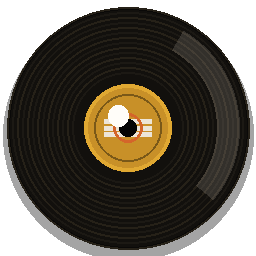
#> input picture assets/crate-digger-256.png, 256 x 256 px
$ python -i artwork.py   (imports and definitions only)
#> lines starting #> are read from the running program, lines starting #| are printed output that depends on the picture
#> further down, picture is the input picture: PIL image 256x256 RGBA; mean R, G, B, A 34.7, 28.4, 17.5, 183.8
"""
core/artwork.py
──────────────────────────────────────────────────────────────────────
Crate Digger — Artwork Fetcher & Processor

Fetches the highest-resolution YouTube thumbnail, normalizes it to a
perfect 1:1 square, and returns an in-memory JPEG buffer ready for
`core.metadata` to embed into the .m4a `covr` atom.

Design contract:
  • Never raise unhandled exceptions to the caller — always either
    return bytes or raise a typed ArtworkError subclass.
  • Never transcode or resize *up*. Center-crop preserves pixels;
    scaling down is only done when the source exceeds the embed cap.
  • Pure in-memory pipeline. No temp files, no disk writes. The
    pipeline orchestrator decides whether to persist the bytes.
  • Handles every edge case the YouTube thumbnail API throws at us:
    black bars, letterboxing, already-square maxres, RGBA PNGs,
    palette images, broken CDN responses, truncated streams.

This module has zero ties to `ui/` and zero awareness of yt-dlp —
it takes a URL (or raw bytes) and returns bytes. That's it.
"""
from __future__ import annotations

import io
import logging
from dataclasses import dataclass
from typing import Optional

import requests
from PIL import Image, ImageFile, UnidentifiedImageError

# YouTube's CDN occasionally serves thumbnails with a trailing byte
# that Pillow considers "truncated." Rather than fail on a perfectly
# good 99.9%-complete JPEG, we let Pillow finish the decode. This is
# the standard Pillow idiom for dealing with real-world web imagery.
ImageFile.LOAD_TRUNCATED_IMAGES = True


# ─── Public types ────────────────────────────────────────────────────

@dataclass(slots=True, frozen=True)
class ArtworkResult:
    """
    Everything `core.metadata` needs to embed the cover. `data` is a
    JPEG byte buffer — always JPEG, always square, always <= max_size
    on each side.
    """
    data: bytes
    width: int
    height: int
    source_url: Optional[str]       # None if built from raw input bytes
    was_cropped: bool               # True if source wasn't already square
    was_downscaled: bool            # True if source exceeded max_size


# ─── Public exceptions ───────────────────────────────────────────────

class ArtworkError(Exception):
    """Base class for all errors surfaced by the artwork module."""


class ArtworkFetchError(ArtworkError):
    """HTTP/network failure fetching the thumbnail URL."""


class ArtworkDecodeError(ArtworkError):
    """Bytes were fetched but could not be decoded as an image."""


class ArtworkProcessingError(ArtworkError):
    """Image decoded but processing (crop/convert/encode) failed."""


# ─── Tunables ────────────────────────────────────────────────────────

# YouTube's documented thumbnail ladder, from best to worst. `maxresdefault`
# is only populated for videos above a minimum source resolution; the
# others are always available. We try them in order when a high-res URL
# 404s (common for older uploads / unlisted videos).
_YT_THUMB_LADDER: tuple[str, ...] = (
    "maxresdefault.jpg",
    "sddefault.jpg",
    "hqdefault.jpg",
    "mqdefault.jpg",
    "default.jpg",
)

# Cover art spec sanity caps. Apple MP4 `covr` atoms have no strict
# size limit but embedders commonly choke past ~5MB, and DJ software
# (Serato/Rekordbox) benefits from sensible dimensions. 1400px is the
# de-facto standard (matches Apple Music cover spec).
_MAX_EMBED_DIMENSION = 1400
_MIN_SENSIBLE_DIMENSION = 200   # below this the image is useless as cover art
_JPEG_QUALITY = 92              # visually transparent; keeps files <1MB

_USER_AGENT = (
    "Mozilla/5.0 (Macintosh; Intel Mac OS X 10_15_7) AppleWebKit/537.36 "
    "(KHTML, like Gecko) Chrome/124.0 Safari/537.36"
)
_REQUEST_TIMEOUT = (5, 15)      # (connect, read) seconds
_MAX_RESPONSE_BYTES = 25 * 1024 * 1024   # 25MB hard cap — defensive


# ─── Public API ──────────────────────────────────────────────────────

# [188 lines that did not run here, left out]


# ─── Helpers (pure functions, unit-test friendly) ────────────────────

def _apply_exif_transpose(img: Image.Image) -> Image.Image:
    """Respect EXIF Orientation tag; no-op if absent or malformed."""
    try:
        from PIL import ImageOps
        return ImageOps.exif_transpose(img) or img
    except Exception:
        # EXIF data can be arbitrarily broken in the wild. A failed
        # transpose is never a reason to fail the whole pipeline.
        return img


def _normalize_mode(img: Image.Image) -> Image.Image:
    """
    Convert any color mode to RGB for JPEG encoding:
      • RGBA / LA / P with transparency → composite onto black background
        (DJ software shows cover art on dark surfaces; black looks better
        than white for the typical album-cover aesthetic).
      • P (palette) without alpha → direct convert to RGB.
      • L / 1 (grayscale / bitmap) → convert to RGB.
      • CMYK → convert to RGB.
      • RGB → pass through.
    """
    mode = img.mode
#> mode = 'RGBA'

    if mode == "RGB":
        return img

    if mode in ("RGBA", "LA"):
        background = Image.new("RGB", img.size, (0, 0, 0))
#> background: PIL image 256x256 RGB; every value is 0
        # img.split()[-1] is the alpha channel for both RGBA and LA
        alpha = img.split()[-1]
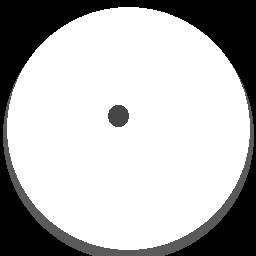
#> alpha: PIL image 256x256 L; min 0, max 255, mean 183.8
        rgb = img.convert("RGB")
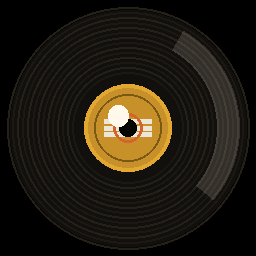
#> rgb: PIL image 256x256 RGB; mean R, G, B 34.7, 28.4, 17.5
        background.paste(rgb, mask=alpha)
        return background

    if mode == "P":
        # Palette image — check for transparency in the palette.
        if "transparency" in img.info:
            return _normalize_mode(img.convert("RGBA"))
        return img.convert("RGB")

    # L, 1, CMYK, I, F, YCbCr, etc. — straight conversion is safe.
    return img.convert("RGB")


# [71 lines left out: functions _square_center_crop, _encode_jpeg, _derive_yt_fallback_urls, not called in this run]

>>> from PIL import Image
>>> picture = Image.open('../assets/crate-digger-256.png')
>>> result = _normalize_mode(picture)
